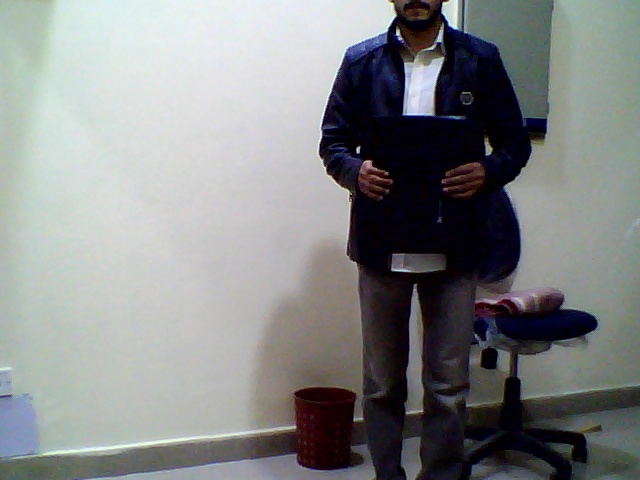
#> input picture left_image_4.jpg, 640 x 480 px, found by its file name
$ python Depth_astimate_withoutPlot.py
#> lines starting #> are read from the running program, lines starting #| are printed output that depends on the picture; long printed decimals are rounded

# Python 2/3 compatibility
from __future__ import print_function

import numpy as np
import cv2 as cv
import win32com.client as wincl

from matplotlib import pyplot as plt
import glob

if __name__ == '__main__':

    dis=[]
    print('loading images...')
    imgL = cv.imread('D:/Images/left_image_4.jpg')
#> imgL is the input picture: shape (480, 640, 3); mean B, G, R 134.5, 134.4, 132
    imgR = cv.imread('D:/Images/right_image_4.jpg')
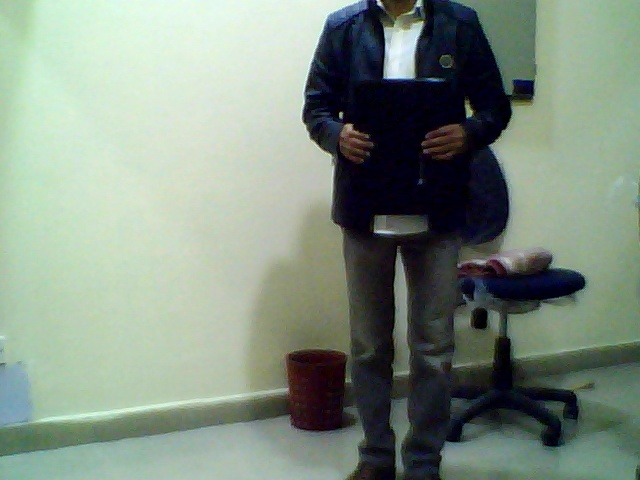
#> input picture right_image_4.jpg, 640 x 480 px, found by its file name
#> imgR is the input picture: shape (480, 640, 3); mean B, G, R 130.1, 143.5, 129.2
    #cv.imshow('Rimg', imgR);
    #imgL = cv.bilateralFilter(imgL, 12, 75, 75)
    #imgR = cv.bilateralFilter(imgR, 12, 75, 75)
    imgL = cv.GaussianBlur(imgL, (35, 35), 0)
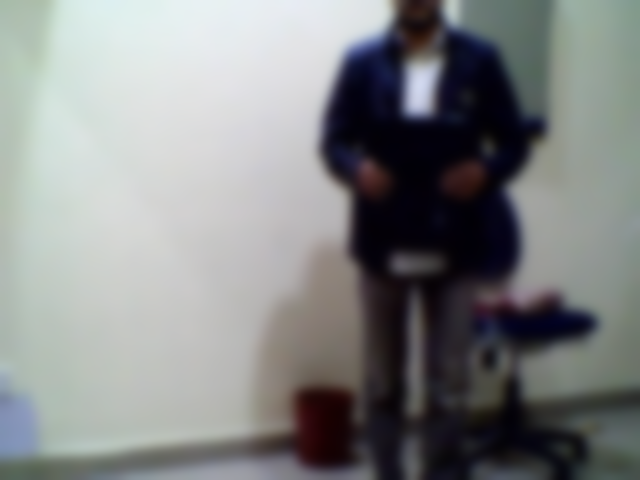
#> imgL: shape (480, 640, 3); mean B, G, R 134.5, 134.4, 132
    imgR = cv.GaussianBlur(imgR, (35, 35), 0)
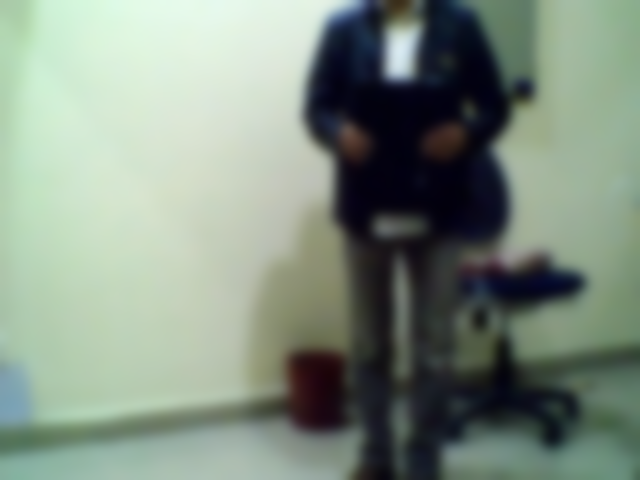
#> imgR: shape (480, 640, 3); mean B, G, R 130.1, 143.5, 129.2
    hl, wl = imgL.shape[:2]
#> hl = 480; wl = 640
    hr, wr = imgR.shape[:2]
#> hr = 480; wr = 640

    # reading camera parameters after calibration
    Rc = np.load('D:/Images/Scalib.npz')
#> (reads Scalib.npz from the repository)

	#Rectification
    rectify_scale = 0  # 0=full crop, 1=no crop
    R1, R2, P1, P2, Q, roi1, roi2 = cv.stereoRectify(Rc["M1"], Rc["dist1"], Rc["M2"], Rc["dist2"], (640, 480), Rc["R"],
                                                     Rc["T"], alpha=rectify_scale)
    left_maps = cv.initUndistortRectifyMap(Rc["M1"], Rc["dist1"], R1, P1, (640, 480), cv.CV_16SC2)
    right_maps = cv.initUndistortRectifyMap(Rc["M2"], Rc["dist2"], R2, P2, (640, 480), cv.CV_16SC2)
    udImgL = cv.remap(imgL, left_maps[0], left_maps[1], cv.INTER_LANCZOS4)
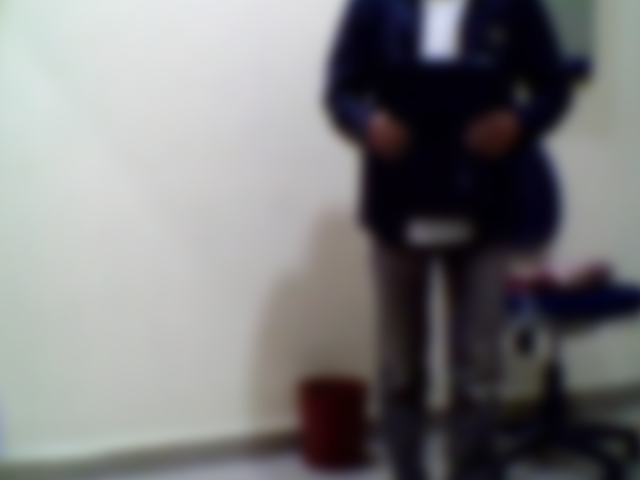
#> udImgL: shape (480, 640, 3); mean B, G, R 124.9, 123.5, 124
    udImgR = cv.remap(imgR, right_maps[0], right_maps[1], cv.INTER_LANCZOS4)
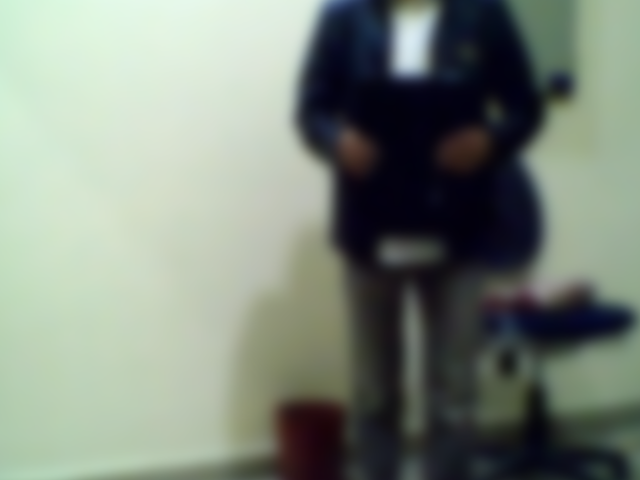
#> udImgR: shape (480, 640, 3); mean B, G, R 125.2, 136.3, 126.3

    udImgR = cv.cvtColor(udImgR, cv.COLOR_BGR2GRAY)  # converting to grayScale
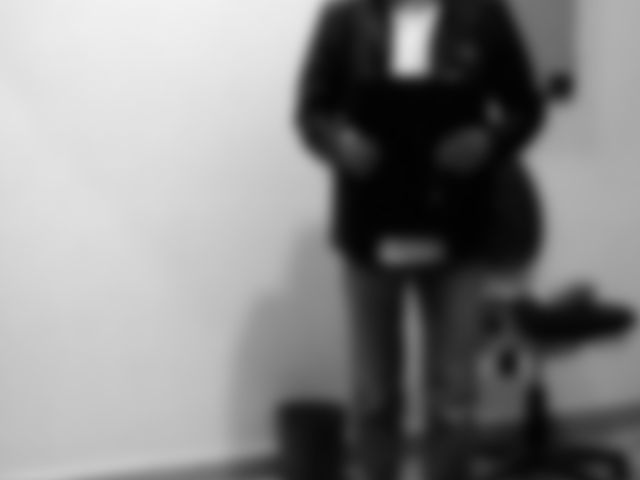
#> udImgR: shape (480, 640); min 2, max 241, mean 132.1
    udImgL = cv.cvtColor(udImgL, cv.COLOR_BGR2GRAY)
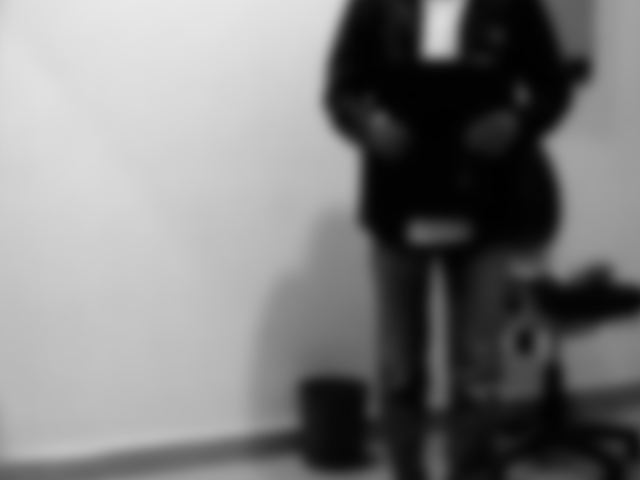
#> udImgL: shape (480, 640); min 1, max 232, mean 123.8
    good = []
    pts1 = []
    pts2 = []
    sift = cv.xfeatures2d.SIFT_create()
    # find the keypoints and descriptors with SIFT

    kp1, des1 = sift.detectAndCompute(udImgL, None)
#> kp1 = 35 keypoints; strongest (x, y, size): (595, 299, 39.2), (335, 170, 41.8), (569, 254, 32.7), (574, 151, 41)
    kp2, des2 = sift.detectAndCompute(udImgR, None)
#> kp2 = 34 keypoints; strongest (x, y, size): (411, 46, 34.2), (418, 157, 154.4), (340, 83, 63.9), (582, 320, 40.4)
    # FLANN parameters
    FLANN_INDEX_KDTREE = 0
    index_params = dict(algorithm=FLANN_INDEX_KDTREE, trees=5)
    search_params = dict(checks=30)
    flann = cv.FlannBasedMatcher(index_params, search_params)
    matches = flann.knnMatch(des1, des2, k=2)
#> matches = 35 matches

    dis=[];
    for i, (m, n) in enumerate(matches):
        if m.distance < 0.7 * n.distance:
            good.append(m)
            pts2.append(kp2[m.trainIdx].pt)
            pts1.append(kp1[m.queryIdx].pt)
            left_pt = kp1[m.queryIdx].pt  #left_pt is (x,y)
            right_pt = kp2[m.trainIdx].pt
            dispartity = abs(left_pt[0] - right_pt[0]) #left_pt[0] means x direction i.e pixel column value
            dis.append(dispartity);
            z = 948 * 0.0635 / dispartity
#> this loop made 35 passes
#> (left_pt, right_pt, dispartity, z) on passes 4, 6, 7, 8, 10, 11, 13, 14, 16, 18, 20, 21: ((285.1, 418.6), (262.3, 443.3), 22.8, 2.64), ((334.5, 170.5), (305.7, 188.9), 28.83, 2.09), ((357.3, 348.4), (332.5, 370.7), 24.8, 2.43), ((357.3, 348.4), (332.5, 370.7), 24.8, 2.43), ((380.5, 122.7), (350.4, 140.7), 30.13, 2), ((386.2, 200.8), (360.4, 218.5), 25.7, 2.34), ((409.5, 30.83), (380, 49.32), 29.51, 2.04), ((423.5, 232.3), (395.8, 252), 27.71, 2.17), ((457.8, 261.2), (431.3, 282.4), 26.58, 2.26), ((459.8, 355.9), (435.6, 378.4), 24.17, 2.49), ((472.9, 27.06), (444.2, 41.96), 28.67, 2.1), ((493.1, 129.1), (464.9, 146.6), 28.1, 2.14)
#> after the loop, dis = [22.8, 28.83, 24.8, 24.8, 30.13, 25.7, 29.51, 27.71, 26.58, 24.17, 28.67, 28.1, 21.88, 27.4, 27.4, 22.03, 17.57, 16.77, 16.8, 16.43, 16.43, 19.9, 19.9, 12.08]; good = 24 matches; pts1 = 24 items, first 6: (285.1, 418.6), (334.5, 170.5), (357.3, 348.4), (357.3, 348.4), (380.5, 122.7), (386.2, 200.8); pts2 = 24 items, first 6: (262.3, 443.3), (305.7, 188.9), (332.5, 370.7), (332.5, 370.7), (350.4, 140.7), (360.4, 218.5)
            #print('distance: ',z)
            #print('Point: ', abs(left_pt[0]))
    #print('End loading images...')

    z = 948 * 0.0635 / max(dis)
#> z = 2
    print('Object DISTANCE: ',z)
#| Object DISTANCE:  1.998
    print('Point: ', abs(left_pt[0]))
#| Point:  594.572

    msg='Obstacle distance '+str("{:.2f}".format(z))+' meter'
#> msg = 'Obstacle distance 2.00 meter'

#> (the run stopped early here; a loop or call above may not have finished)
